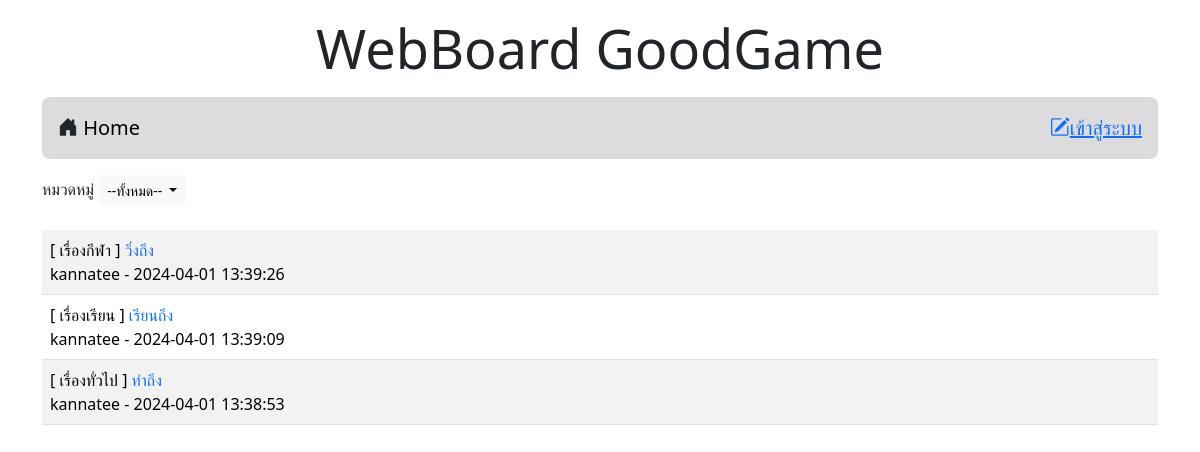
Before: / with the older database file.
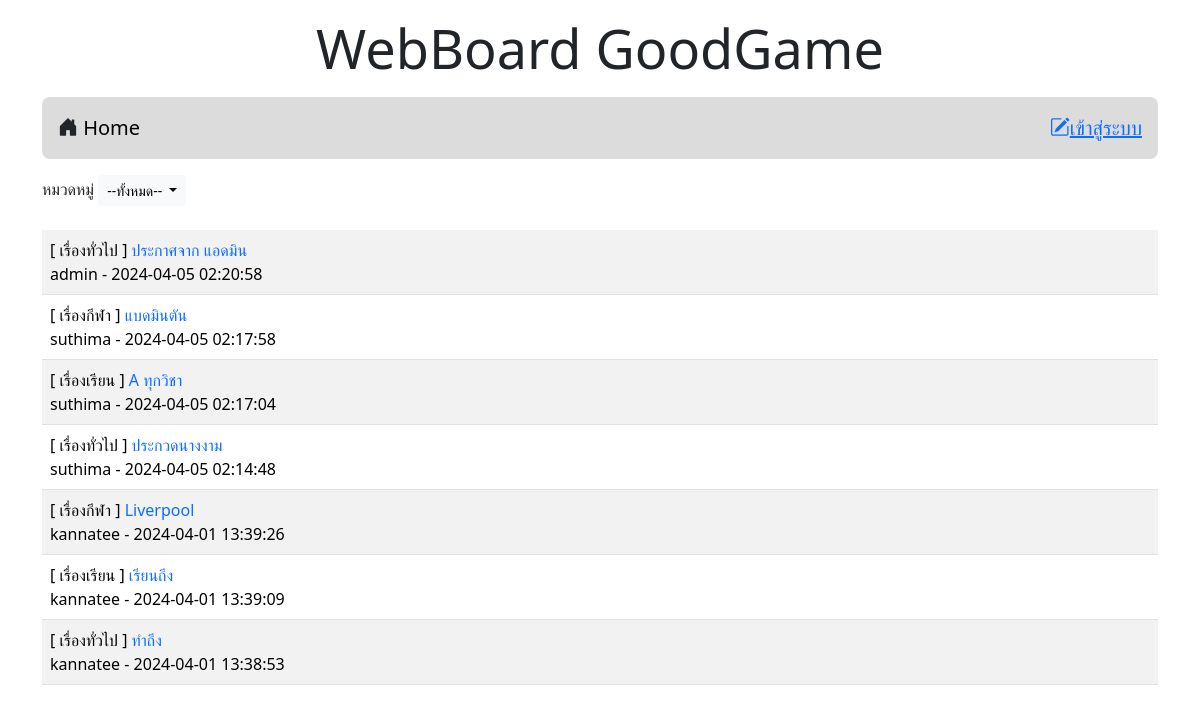
After: the same page with the newer database file.
### tables this page shows
CREATE TABLE `post` (
  `id` int(11) NOT NULL,
  `title` varchar(128) NOT NULL,
  `content` varchar(2048) NOT NULL,
  `post_date` datetime NOT NULL,
  `cat_id` int(11) NOT NULL,
  `user_id` int(11) NOT NULL
);

CREATE TABLE `category` (
  `id` int(11) NOT NULL,
  `name` varchar(32) NOT NULL
);

CREATE TABLE `user` (
  `id` int(11) NOT NULL,
  `login` varchar(32) NOT NULL,
  `password` varchar(64) NOT NULL,
  `name` varchar(64) NOT NULL,
  `gender` char(1) NOT NULL,
  `email` varchar(32) NOT NULL,
  `role` char(1) NOT NULL
);

### index.php (the view, shortened to what this page needs)
<!DOCTYPE html>
<html lang="en">
<head>
    <link rel="stylesheet" href="bootstrap-5.3.2-dist/css/bootstrap.min.css">
    <link rel="stylesheet" href="https://cdn.jsdelivr.net/npm/bootstrap-icons@1.11.3/font/bootstrap-icons.min.css">
</head>
<div class = "container-lg">
<h1 style="text-align: center;font-size: 54px;"class="mt-3">WebBoard GoodGame</h1>
</div>
<body class="container">
    <?php include('nav.php')?>
    <div class="my-2 d-flex justify-content-between">
        <div>
            <lable>หมวดหมู่</lable>
            <span class="dropdown">
                <?php
                    $conn=new PDO("mysql:host=localhost;dbname=webboard;charset=utf8","root","");
                ?>
                <button class="btn btn-light btn-sm dropdown-toggle" type="button" data-bs-toggle="dropdown" aria-expanded="false">
        <?php
            if(isset($_GET['id'])){
            $sql="SELECT name FROM category WHERE id=$_GET[id]";
            foreach($conn->query($sql)as $row)
            echo "$row[name]";
            }else{
            echo "--ทั้งหมด--";
            }
        ?>
         </button>
            <?php
                   $sql="SELECT * FROM category";
            ?>
        </span>
   </div>
</div>
    <table class="table table-striped mt-4 ">
        <?php
        $conn=new PDO("mysql:host=localhost;dbname=webboard;charset=utf8","root","");
        if(isset($_GET['id'])){
            $sql="SELECT t3.name,t1.title,t1.id,t2.login,t1.post_date,t2.id as 'user_id' FROM post as t1
            INNER JOIN user as t2 ON (t1.user_id=t2.id)
            INNER JOIN category as t3 ON (t1.cat_id=t3.id)
            WHERE t1.cat_id=$_GET[id]
            ORDER BY t1.post_date DESC" ;
        }else{
            $sql="SELECT t3.name,t1.title,t1.id,t2.login,t1.post_date,t2.id as 'user_id' FROM post as t1
            INNER JOIN user as t2 ON (t1.user_id=t2.id)
            INNER JOIN category as t3 ON (t1.cat_id=t3.id)
            ORDER BY t1.post_date DESC" ;
        }
        $result=$conn->query($sql);
        while($row=$result->fetch()){
            echo "<tr><td class='d-flex'>
            <div class='flex-grow-1'>[ $row[0] ]<a href=post.php?id=$row[2]
            style=text-decoration:none> $row[1]</a><br>$row[3] - $row[4]</div>";
        }
        ?>
    </table>
</body>
</html>

### nav.php (shortened to what this page needs)
<nav class="navbar">
    <div class="rounded-3 container fs-5  p-3" style="background-color:#DCDCDC; ">
        <div class="">
            <i class="bi bi-house-door-fill"></i>
            <a class="navbar-brand" href="index.php">Home</a>
        </div>
        <div class="navbar-nav">
            <?php
            if (!isset($_SESSION['id'])) {
                echo "<a href=login.php style='float: right' class='navbar-link'><i class='navbar-item bi bi-pencil-square'></i>เข้าสู่ระบบ</a>";
                ?>
            <?php } ?>
        </div>
    </div>
</nav>

Changed rows visible on the page:
added post: category.name "เรื่องทั่วไป", title "ประกาศจาก แอดมิน", user.login "admin", post_date "2024-04-05 02:20:58"
added post: category.name "เรื่องกีฬา", title "แบดมินตัน", user.login "suthima", post_date "2024-04-05 02:17:58"
added post: category.name "เรื่องเรียน", title "A ทุกวิชา", user.login "suthima", post_date "2024-04-05 02:17:04"
added post: category.name "เรื่องทั่วไป", title "ประกวดนางงาม", user.login "suthima", post_date "2024-04-05 02:14:48"
changed post: title "วิ่งถึง" → "Liverpool"
